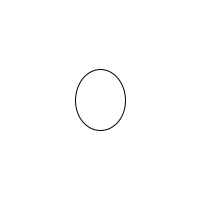
Frame 1 (no input)
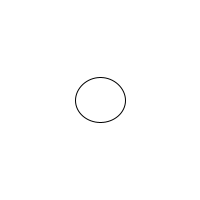
Frame 60 (the mouse pressed at the canvas centre just before this capture)
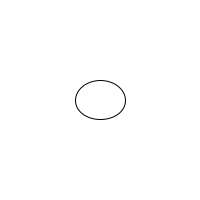
Frame 120 (the mouse held since frame 60 and released just before this capture)

The Processing sketch that drew these frames (run headless with seeded random() and noise(); from frame 60 on, the mouse is pressed at the canvas centre):

// Processing sketch: processing_167348
// ── processing_167348.pde

 
float a=0;
float s = 0;


void setup(){
  //Setting up background size
  size(200,200); 
  //Setting up a white background
  background(255); 
 
}

void draw(){
  
//redraws the background so that shapes are not drawn ontop of old ones
background(255);

//determines the wavelenght
a=a+0.7;
//exhagerates the effect
s = cos(a)*15;

  translate(100, 100);

   // the sircle is stretched in one dimention 
  ellipse(0, 0, 50, 50+s); 




}
